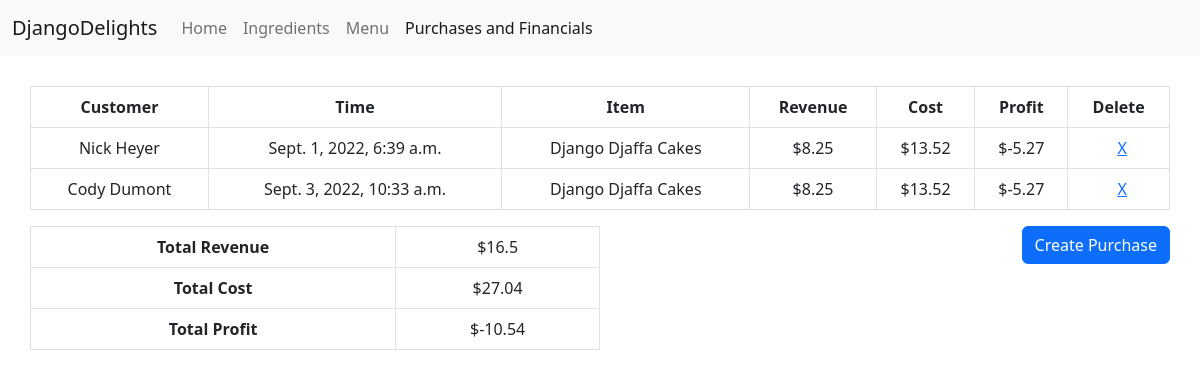
Before: /purchases/ (signed in) with the older database file.
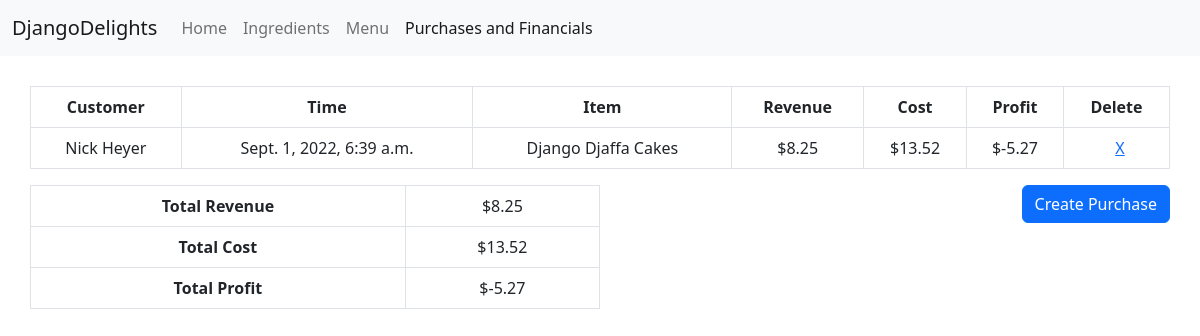
After: the same page with the newer database file.
### inventory/models.py (models this page shows, shortened)
class Purchase(models.Model):
    customer = models.CharField(default="Customer", name="customer", max_length=100)
    timestamp = models.DateTimeField(default=now, name="timestamp")
    menu_item = models.ForeignKey(MenuItem, on_delete=models.CASCADE)
    class Meta:
        verbose_name = "Purchase"
        verbose_name_plural = "Purchases"

class MenuItem(models.Model):
    name = models.CharField(name="name", unique=True, max_length=100)
    price = models.FloatField(name="price", default=0.00)
    class Meta:
        ordering = ["name"]
        verbose_name = "Menu Item"
        verbose_name_plural = "Menu Items"

### inventory/views.py (the view)
# urls.py: path("purchases/", views.PurchaseList.as_view(), name="purchases"),
class PurchaseList(LoginRequiredMixin,ListView):
    model = Purchase
    template_name = "inventory/purchases.html"
    fields = ("__all__")
    def revenue(self):
        total = 0
        for x in Purchase.objects.all():
            total += x.menu_item.price
        return total
    def cost(self):
        total = 0
        for x in Purchase.objects.all():
            for y in x.menu_item.reciperequirement_set.all():
                total += y.amount*y.ingredient.priceper
        return total
    def profit(self):
        return self.revenue() - self.cost()
    def get_context_data(self,*args, **kwargs):
        purchases = list()
        for x in Purchase.objects.all():
            purchase = dict()
            purchase["model"] = x
            purchase["cost"] = 0
            for y in x.menu_item.reciperequirement_set.all():
                purchase["cost"] += y.amount*y.ingredient.priceper
            purchase["profit"] = x.menu_item.price - purchase["cost"]
            purchases.append(purchase)
        ctx = super(PurchaseList, self).get_context_data(**kwargs)
        ctx["revenue"] = self.revenue()
        ctx["cost"] = self.cost()
        ctx["profit"] = self.profit()
        ctx["purchases"] = purchases
        return ctx

### inventory/templates/inventory/purchases.html
{% extends 'base.html' %}
{% block content %}
<div class="centered" style="margin:30px">
<table class="centered table table-bordered">
    <tr>
        <th>Customer</th>
        <th>Time</th>
        <th>Item</th>
        <th>Revenue</th>
        <th>Cost</th>
        <th>Profit</th>
        <th>Delete</th>
    </tr>
        {% for item in purchases %}
    <tr>
        <td>{{item.model.customer}}</td>
        <td>{{item.model.timestamp}}</td>
        <td>{{item.model.menu_item.name}}</td>
        <td>${{item.model.menu_item.price}}</td>
        <td>${{item.cost}}</td>
        <td>${{item.profit}}</td>
        <td style="padding-left: 15px;"><a href="{% url 'purchase_delete' item.model.id %}">X</a></td>
    </tr>
        {% endfor %}
</table>
<div>
    <a style="float:right" href="{% url 'purchase_create' %}" class="btn btn-primary">Create Purchase</a>
</div>
<table class="table table-bordered" style="float:left;max-width:50%">
    <tr>
        <th>Total Revenue</th>
        <td>${{revenue}}</td>
    </tr>
    <tr>
        <th>Total Cost</th>
        <td>${{cost}}</td>
    </tr>
    <tr>
        <th>Total Profit</th>
        <td>${{profit}}</td>
    </tr>
</table>
</div>
{% endblock %}

### inventory/templates/base.html (shortened to what this page needs)
<!DOCTYPE html>
<html>
    <head>
        {% load static %}
        <link rel="stylesheet" href="{% static 'inventory/style.css' %}">
        <link href="https://cdn.jsdelivr.net/npm/bootstrap@5.2.0/dist/css/bootstrap.min.css" rel="stylesheet">
    </head>
    <body>
        <nav class="navbar navbar-expand-lg bg-light">
            <div class="container-fluid">
              <a class="navbar-brand" href="#">DjangoDelights</a>
              <div class="collapse navbar-collapse" id="navbarNav">
                <ul class="navbar-nav">
                  <li class="nav-item">
                    <a class="nav-link {% if view.template_name == 'inventory/index.html' %}active{% endif %}" href="{% url 'home' %}">Home</a>
                  </li>
                  <li class="nav-item">
                    <a class="nav-link {% if view.template_name == 'inventory/ingredients.html' %}active{% endif %}" href="{% url 'ingredients' %}">Ingredients</a>
                  </li>
                  <li class="nav-item">
                    <a class="nav-link {% if view.template_name == 'inventory/menu.html' %}active{% endif %}" href="{% url 'menu' %}">Menu</a>
                  </li>
                  <li class="nav-item">
                    <a class="nav-link {% if view.template_name == 'inventory/purchases.html' %}active{% endif %}" href="{% url 'purchases' %}">Purchases and Financials</a>
                  </li>
                </ul>
              </div>
            </div>
          </nav>
    {% block content %}
    {% endblock %}
    </body>
</html>

### inventory/static/inventory/style.css (style rules this page uses)
.centered { margin:auto; width:auto; color:blueviolet; text-align: center; margin-top: 20px; }
th { margin:5px; padding:15px; }

Changed rows visible on the page:
removed Purchase: model.customer "Cody Dumont", model.timestamp "Sept. 3, 2022, 10:33 a.m.", model.menu_item.name "Django Djaffa Cakes", model.menu_item.price "8.25", cost "13.52", profit "-5.27"
Other visible differences:
{{ revenue }}: "16.5" → "8.25"
{{ cost }}: "27.04" → "13.52"
{{ profit }}: "-10.54" → "-5.27"
